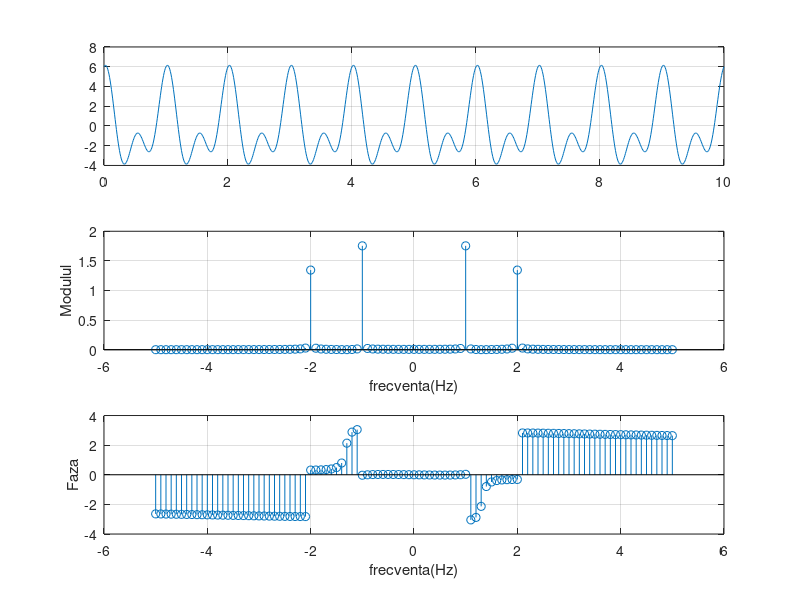
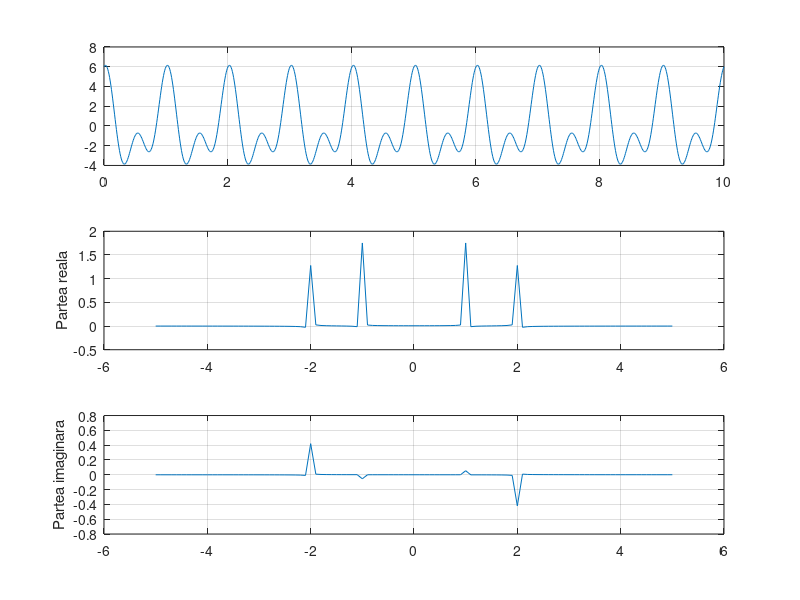

Reproduce these figures in MATLAB, in order.
clear;
clc;
Ts=0.01;T=10; t=0:Ts:T;
y=3.5*cos(2*pi*t)+sin(4*pi*t)+2.5*cos(4*pi*t);

figure(1)
subplot(3,1,1); plot(t,y); grid
df=1/T; Fm=1/Ts; len=length(t);
f=-Fm/2:df:Fm/2;
x=fft(y)/len;
xs=fftshift(x);
A=abs(xs);
s1=len/2-50; s2=len/2+50;
subplot(3,1,2); stem(f(s1:s2), A(s1:s2)); grid
xlabel('frecventa(Hz)'); ylabel('Modulul')
P=angle(xs);
subplot(3,1,3); stem(f(s1:s2), P(s1:s2)); grid
xlabel('frecventa(Hz)'); ylabel('Faza')

figure(2)
subplot(311); plot(t,y); grid
df=1/T; Fm=1/Ts; len=length(t);
f=-Fm/2:df:Fm/2;
x=fft(y)/len;
xs=fftshift(x);
Re=real(xs); Im=imag(xs);
s1=len/2-50; s2=len/2+50;
subplot(312)
plot(f(s1:s2),Re(s1:s2));grid
ylabel('Partea reala')
subplot(313)
plot(f(s1:s2),Im(s1:s2));grid
ylabel('Partea imaginara')
